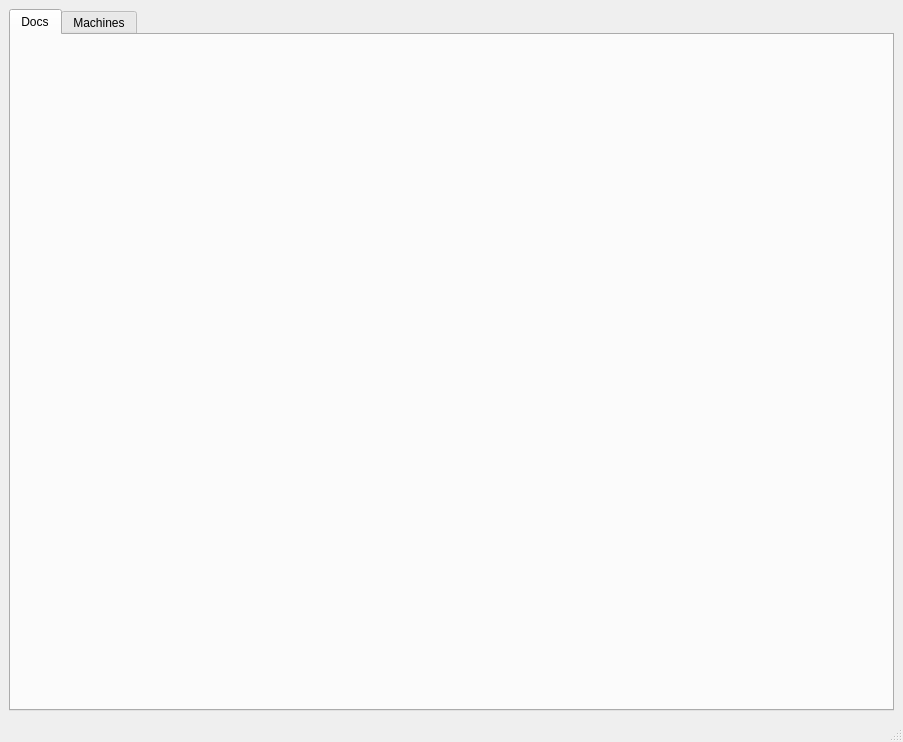
<?xml version="1.0" encoding="UTF-8"?>
<ui version="4.0">
 <class>MainWindow</class>
 <widget class="QMainWindow" name="MainWindow">
  <property name="geometry">
   <rect>
    <x>0</x>
    <y>0</y>
    <width>903</width>
    <height>742</height>
   </rect>
  </property>
  <property name="windowTitle">
   <string>MainWindow</string>
  </property>
  <widget class="QWidget" name="centralwidget">
   <layout class="QVBoxLayout" name="verticalLayout_2">
    <item>
     <widget class="QTabWidget" name="Tabs">
      <property name="currentIndex">
       <number>0</number>
      </property>
      <widget class="QWidget" name="TabDocs">
       <attribute name="title">
        <string>Docs</string>
       </attribute>
      </widget>
      <widget class="QWidget" name="TabMachines">
       <attribute name="title">
        <string>Machines</string>
       </attribute>
      </widget>
     </widget>
    </item>
   </layout>
  </widget>
  <widget class="QStatusBar" name="StatusBar"/>
  <action name="ActionNew">
   <property name="text">
    <string>New</string>
   </property>
   <property name="shortcut">
    <string>Ctrl+N</string>
   </property>
  </action>
  <action name="ActionOpen">
   <property name="text">
    <string>Open</string>
   </property>
   <property name="shortcut">
    <string>Ctrl+O</string>
   </property>
  </action>
  <action name="ActionSave">
   <property name="enabled">
    <bool>false</bool>
   </property>
   <property name="text">
    <string>Save</string>
   </property>
   <property name="shortcut">
    <string>Ctrl+S</string>
   </property>
  </action>
  <action name="ActionSaveAs">
   <property name="enabled">
    <bool>false</bool>
   </property>
   <property name="text">
    <string>Save as...</string>
   </property>
  </action>
  <action name="ActionQuit">
   <property name="text">
    <string>Quit</string>
   </property>
  </action>
  <action name="ActionAddDocumentation">
   <property name="text">
    <string>Add documentation</string>
   </property>
  </action>
  <action name="ActionCleanDatabase">
   <property name="text">
    <string>Clean database</string>
   </property>
  </action>
  <action name="ActionUpdateDocumentation">
   <property name="text">
    <string>Update documentation</string>
   </property>
  </action>
  <action name="ActionSetDocumentationPath">
   <property name="text">
    <string>Set path</string>
   </property>
  </action>
 </widget>
 <resources/>
 <connections/>
</ui>
